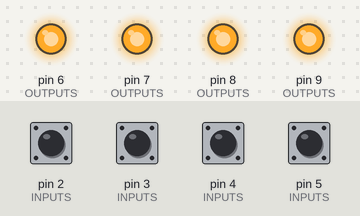
Recording of a sketch running on a simulated Arduino Nano, built with avr-gcc and run on an emulated ATmega328P. On the bench: output pins drawn as LEDs (lit = HIGH). The inputs (shaded band) are chosen by the test bench; at power-on: pin 2 (INPUTS), pin 3 (INPUTS), pin 4 (INPUTS), pin 5 (INPUTS) HIGH.

Above: at 1.2 s.
1.3 s: pin 2 (INPUTS) pulled LOW for 0.15 s
At 1.8 s:
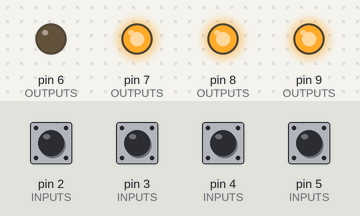
3.4 s: pin 3 (INPUTS) pulled LOW for 0.15 s
At 3.9 s:
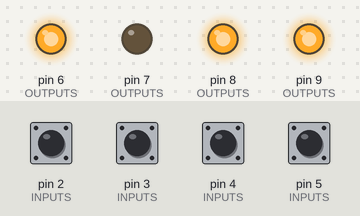
5.5 s: pin 4 (INPUTS) pulled LOW for 0.15 s
At 6.0 s:
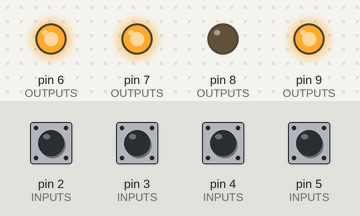
7.6 s: pin 5 (INPUTS) pulled LOW for 0.15 s
At 8.1 s:
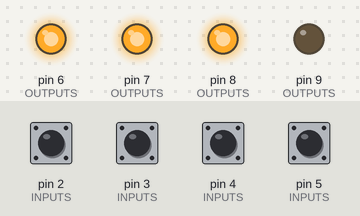
9.7 s: pin 2 (INPUTS) driven LOW and pin 3 (INPUTS) driven LOW
At 10.1 s:
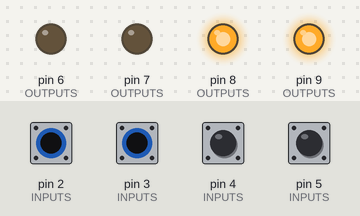
11.2 s: pin 4 (INPUTS) pulled LOW for 1 s
At 12.3 s:
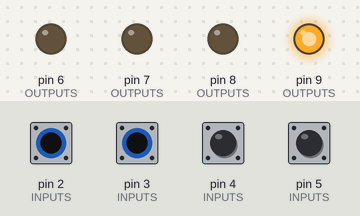
Timing chart, 0 to 14.2 s (numbered marks = the images above; inputs shaded):
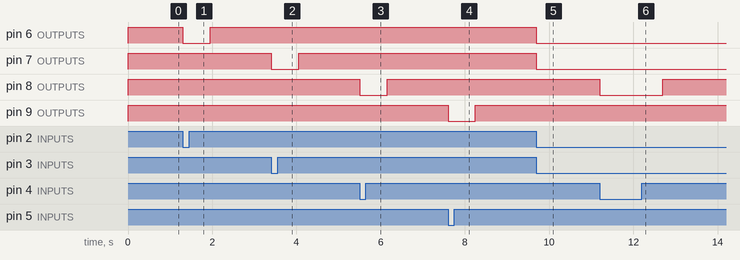

Measured:
- after the input at 1.3 s, pin 6 (OUTPUTS): HIGH → LOW at once, → HIGH 0.65 s later
- after the input at 3.4 s, pin 7 (OUTPUTS): HIGH → LOW at once, → HIGH 0.65 s later
- after the input at 5.5 s, pin 8 (OUTPUTS): HIGH → LOW at once, → HIGH 0.65 s later
- after the input at 7.6 s, pin 9 (OUTPUTS): HIGH → LOW at once, → HIGH 0.65 s later
- after the input at 9.7 s, pin 6 (OUTPUTS), pin 7 (OUTPUTS): HIGH → LOW at once
- after the input at 11.2 s, pin 8 (OUTPUTS): HIGH → LOW at once, → HIGH 1.5 s later

The sketch:

Maniqui.ino
```cpp
/* MANIQUI DEVOTO
 *
 * NANO,BOTONES,DUINO CON COMU PULSATIL
 *
 */


//EDITABLE
#define SPRINT      false
#define NEED_REPOSO false
#define BOTO1     2
#define BOTO2     3
#define BOTO3     4
#define BOTO4     5
#define OUT1      6
#define OUT2      7
#define OUT3      8
#define OUT4      9

#define PULSO 500


#define DS  1


const int N_INPUTS = 4;
const int INPUTS[N_INPUTS] = {BOTO1,BOTO2,BOTO3,BOTO4};
const int INPUTS_ISTATE[N_INPUTS] = {1,1,1,1};
const int N_OUTPUTS = 4;
const int OUTPUTS[N_OUTPUTS] = {OUT1,OUT2,OUT3,OUT4};
const int OUTPUTS_ISTATE[N_OUTPUTS] = {1,1,1,1};


boolean actual1 = 0;
boolean actual2 = 0;
boolean actual3 = 0;
boolean actual4 = 0;

unsigned long contador_audio = 0;

unsigned long timer1 = 0;
unsigned long timer2 = 0;
unsigned long timer3 = 0;
unsigned long timer4 = 0;

boolean change1 = true;
boolean change2 = true;
boolean change3 = true;
boolean change4 = true;

//NO EDITABLE
boolean reposo = false;
boolean activo = false;
boolean resuelto = false;
unsigned long timer_print = 0;
////////////////////////////////////SETUP///////////////////////////////
//NO EDITABLE
void setup() {
  if(SPRINT){Serial.begin(9600);}
//declara entradas
  for(int a = 0;a < N_INPUTS;a++){
    pinMode(INPUTS[a] , INPUT);
    digitalWrite(INPUTS[a] , INPUTS_ISTATE[a]);
  }
//declara salidas
  for(int a = 0;a < N_OUTPUTS;a++){
    pinMode(OUTPUTS[a] , OUTPUT);
    digitalWrite(OUTPUTS[a] , OUTPUTS_ISTATE[a]);
  }
//si necesita reposo
  if(NEED_REPOSO){reposo=true;activo=false;resuelto=false;}else{reposo=false;activo=true;resuelto=false;}
//EDITABLE

}

///////////////////////////////////////LOOP//////////////////////////////////////////
void loop() {
  if_reposo();
  if_activo();
  if_resuelto();
  showme();
}

////////////////////////////////////////FUNCIONES///////////////////////////////////
//EDITABLE
void if_reposo()
{
  if(reposo){
  }
}

void if_activo()
{
  if(activo){
    for(int i = 0;i < N_INPUTS;i++){
      if(check(0,INPUTS[i],DS)){

        switch(i){case 0:{timer1 = millis();digitalWrite(OUTPUTS[i],LOW);break;}
                  case 1:{timer2 = millis();digitalWrite(OUTPUTS[i],LOW);break;}
                  case 2:{timer3 = millis();digitalWrite(OUTPUTS[i],LOW);break;}
                  case 3:{timer4 = millis();digitalWrite(OUTPUTS[i],LOW);break;}}
      }else{

        switch(i){case 0:{if(millis() - timer1 > PULSO){digitalWrite(OUTPUTS[i],HIGH);}break;}
                  case 1:{if(millis() - timer2 > PULSO){digitalWrite(OUTPUTS[i],HIGH);}break;}
                  case 2:{if(millis() - timer3 > PULSO){digitalWrite(OUTPUTS[i],HIGH);}break;}
                  case 3:{if(millis() - timer4 > PULSO){digitalWrite(OUTPUTS[i],HIGH);}break;}

      }
    }
  }
}
}
void if_resuelto()
{
  if(resuelto){
  }
}

void showme ()
{
  if(SPRINT && millis() - timer_print > 1000)
  {
    Serial.println("------NUEVA MEDICION------");
    Serial.print(timer1);Serial.print("    ");Serial.println(digitalRead(INPUTS[0]));
    Serial.print(timer2);Serial.print("    ");Serial.println(digitalRead(INPUTS[1]));
    Serial.print(timer3);Serial.print("    ");Serial.println(digitalRead(INPUTS[2]));
    Serial.print(timer4);Serial.print("    ");Serial.println(digitalRead(INPUTS[3]));
    timer_print = millis();

    }
  }

//NO EDITABLE
//comprueba el estado de un sensor
boolean check (boolean cual, int entrada, int ds)
{
  boolean resu = false;
  int contador = 0;
  if(cual){ while(digitalRead(entrada) == 1 && resu == false){/*delay(ds);*/contador++;if(contador == ds){resu = true;}}
  }else{    while(digitalRead(entrada) == 0 && resu == false){/*delay(ds);*/contador++;if(contador == ds){resu = true;}}}
  return resu;
}
```
